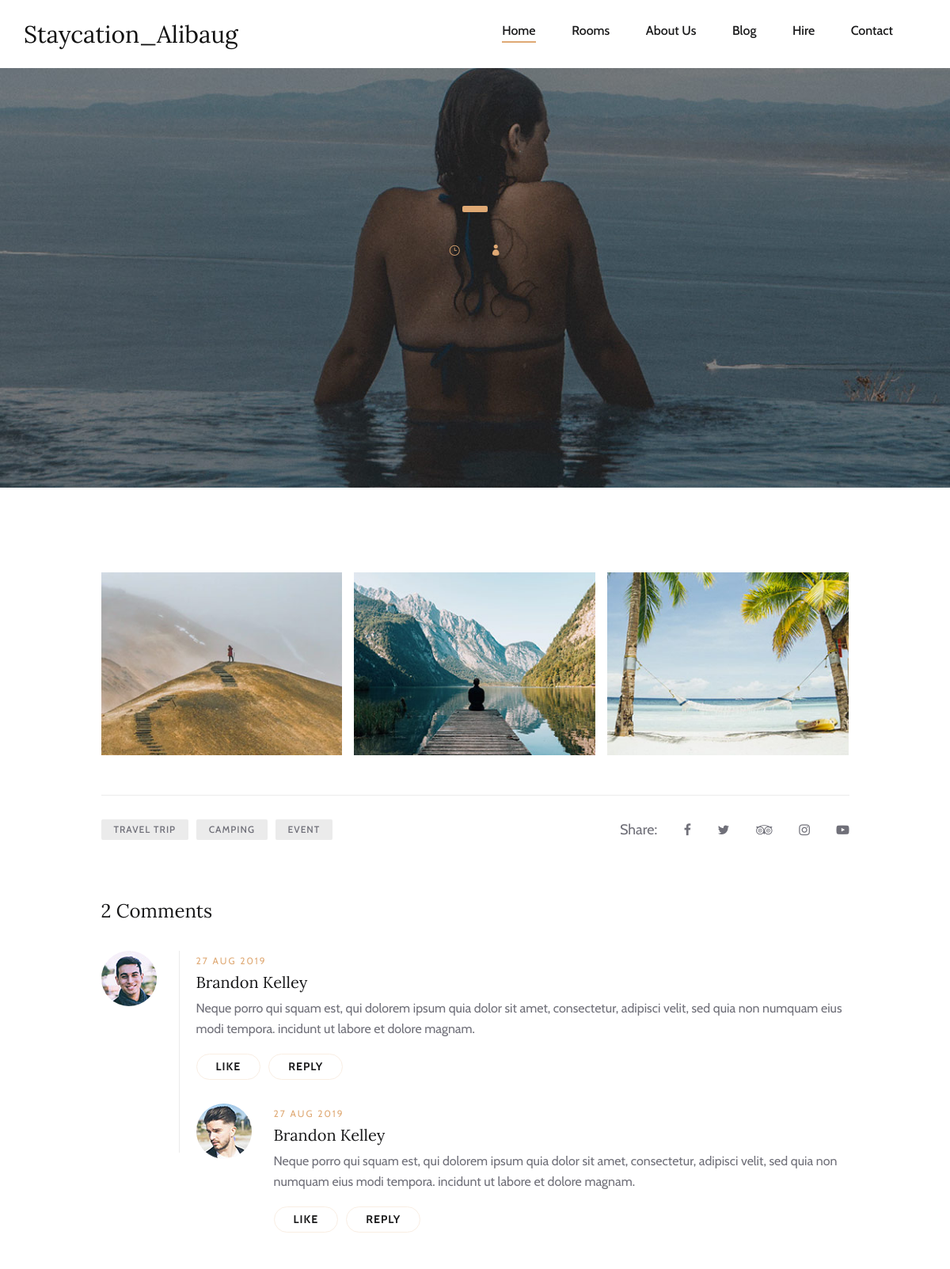
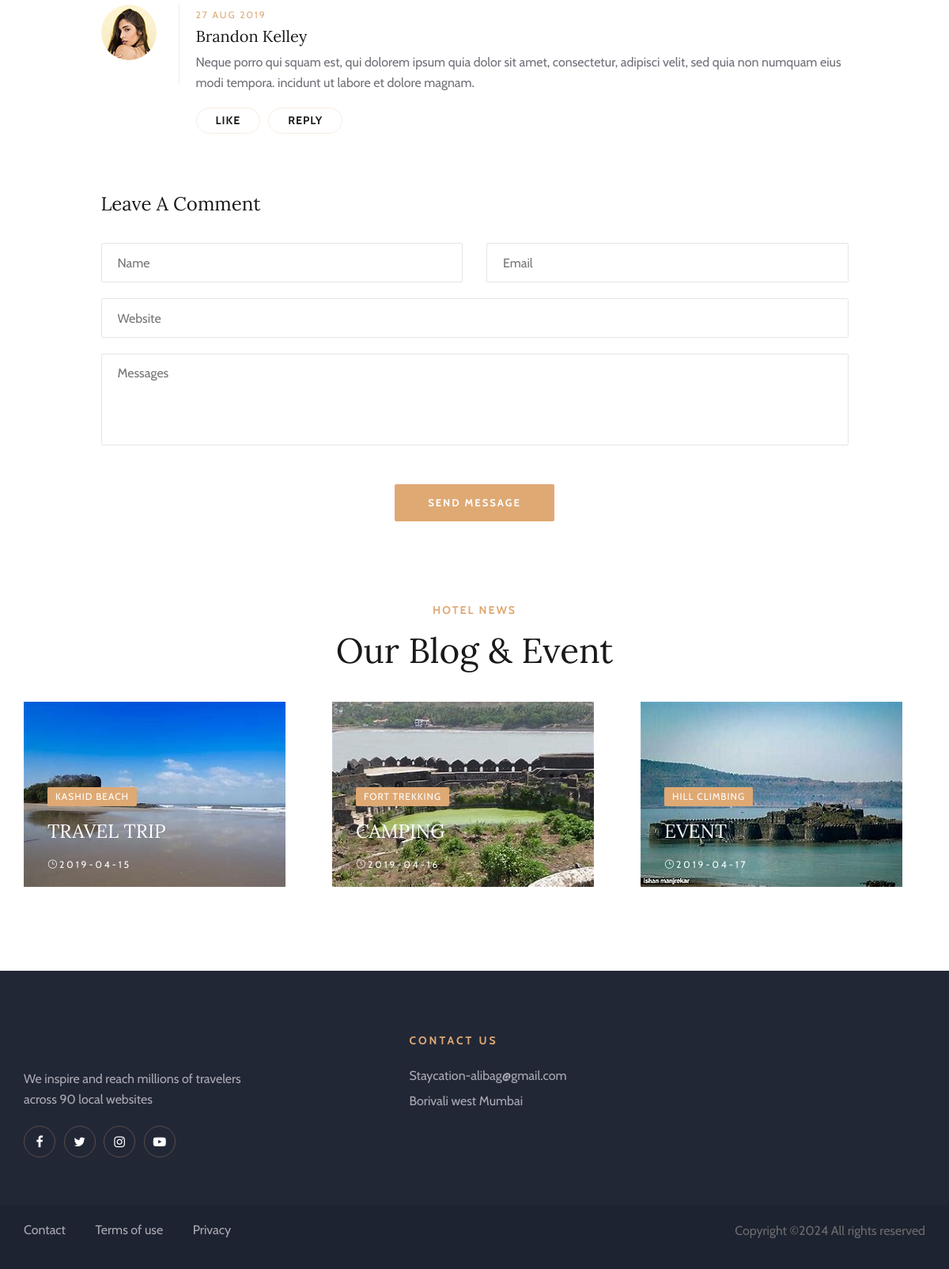
Screenshot of /blog-details.php with the database file from the repository (2 pictures, top to bottom).
### tables this page shows
CREATE TABLE `blog` (
  `id` int(11) NOT NULL,
  `blog_head` varchar(50) NOT NULL,
  `blog_liner` varchar(50) NOT NULL,
  `img` varchar(50) NOT NULL,
  `label` varchar(50) NOT NULL,
  `title` varchar(50) NOT NULL,
  `dt` date NOT NULL,
  `desc1` varchar(1000) NOT NULL,
  `desc2` varchar(1000) NOT NULL,
  `desc3` varchar(1000) NOT NULL,
  `desc4` varchar(1000) NOT NULL,
  `blog_author` varchar(50) NOT NULL
);

### blog-details.php (the view, shortened to what this page needs)
<?php
include('admin/dbconnection.php');
  	$eid=$_GET['editid'];
    $blogsql = "SELECT * FROM blog WHERE id='$eid'";
    $ret=mysqli_query($con,$blogsql);
    $row=mysqli_fetch_array($ret)
?>
<!DOCTYPE html>
<html lang="zxx">
<head>
    <link rel="stylesheet" href="css/bootstrap.min.css" type="text/css">
    <link rel="stylesheet" href="css/font-awesome.min.css" type="text/css">
    <link rel="stylesheet" href="css/elegant-icons.css" type="text/css">
    <link rel="stylesheet" href="css/flaticon.css" type="text/css">
    <link rel="stylesheet" href="css/owl.carousel.min.css" type="text/css">
    <link rel="stylesheet" href="css/nice-select.css" type="text/css">
    <link rel="stylesheet" href="css/jquery-ui.min.css" type="text/css">
    <link rel="stylesheet" href="css/magnific-popup.css" type="text/css">
    <link rel="stylesheet" href="css/slicknav.min.css" type="text/css">
    <link rel="stylesheet" href="css/style.css" type="text/css">
</head>
<body>
    <header class="header-section">
        <div class="menu-item">
            <div class="container">
                <div class="row">
                    <div class="col-lg-2">
                        <div class="logo">
                            <a href="./index.php">
                            <h3>Staycation_Alibaug</h3>
                            </a>
                        </div>
                    </div>
                    <div class="col-lg-10">
                        <div class="nav-menu">
                            <nav class="mainmenu">
                                <ul>
                                <li class="active"><a href="./index.php">Home</a></li>
                                    <li><a href="./rooms.php">Rooms</a></li>
                                    <li><a href="./about-us.php">About Us</a></li>
                                    <li><a href="./blog.php">Blog</a></li>
                                    <li><a href="./pages.php">Hire</a>
                                    </li>
                                    <li><a href="./contact.html">Contact</a></li>
                                </ul>
                            </nav>
                        </div>
                    </div>
                </div>
            </div>
        </div>
    </header>
    <section class="blog-details-hero set-bg" data-setbg="img/blog/blog-details/blog-details-hero.jpg">
        <div class="container">
            <div class="row">
                <div class="col-lg-10 offset-lg-1">
                    <div class="bd-hero-text">
                        <span><?php echo $row['label'];?></span>
                        <ul>
                            <li class="b-time"><i class="icon_clock_alt"></i><?php echo $row['dt'];?></li>
                            <li><i class="icon_profile"></i><?php echo $row['blog_author'];?></li>
                        </ul>
                    </div>
                </div>
            </div>
        </div>
    </section>
    <section class="blog-details-section">
        <div class="container">
            <div class="row">
                <div class="col-lg-10 offset-lg-1">
                    <div class="blog-details-text">
                        <div class="bd-pic">
                            <div class="bp-item">
                                <img src="img/blog/blog-details/blog-details-1.jpg" alt="">
                            </div>
                            <div class="bp-item">
                                <img src="img/blog/blog-details/blog-details-2.jpg" alt="">
                            </div>
                            <div class="bp-item">
                                <img src="img/blog/blog-details/blog-details-3.jpg" alt="">
                            </div>
                        </div>
                        <div class="tag-share">
                            <div class="tags">
                                <a href="#">Travel Trip</a>
                                <a href="#">Camping</a>
                                <a href="#">Event</a>
                            </div>
                            <div class="social-share">
                                <span>Share:</span>
                                <a href="#"><i class="fa fa-facebook"></i></a>
                                <a href="#"><i class="fa fa-twitter"></i></a>
                                <a href="#"><i class="fa fa-tripadvisor"></i></a>
                                <a href="#"><i class="fa fa-instagram"></i></a>
                                <a href="#"><i class="fa fa-youtube-play"></i></a>
                            </div>
                        </div>
                        <div class="comment-option">
                            <h4>2 Comments</h4>
                            <div class="single-comment-item first-comment">
                                <div class="sc-author">
                                    <img src="img/blog/blog-details/avatar/avatar-1.jpg" alt="">
                                </div>
                                <div class="sc-text">
                                    <span>27 Aug 2019</span>
                                    <h5>Brandon Kelley</h5>
                                    <p>Neque porro qui squam est, qui dolorem ipsum quia dolor sit amet, consectetur,
                                        adipisci velit, sed quia non numquam eius modi tempora. incidunt ut labore et
                                        dolore magnam.</p>
                                    <a href="#" class="comment-btn">Like</a>
                                    <a href="#" class="comment-btn">Reply</a>
                                </div>
                            </div>
                            <div class="single-comment-item reply-comment">
                                <div class="sc-author">
                                    <img src="img/blog/blog-details/avatar/avatar-2.jpg" alt="">
                                </div>
                                <div class="sc-text">
                                    <span>27 Aug 2019</span>
                                    <h5>Brandon Kelley</h5>
                                    <p>Neque porro qui squam est, qui dolorem ipsum quia dolor sit amet, consectetur,
                                        adipisci velit, sed quia non numquam eius modi tempora. incidunt ut labore et
                                        dolore magnam.</p>
                                    <a href="#" class="comment-btn like-btn">Like</a>
                                    <a href="#" class="comment-btn reply-btn">Reply</a>
                                </div>
                            </div>
                            <div class="single-comment-item second-comment ">
                                <div class="sc-author">
                                    <img src="img/blog/blog-details/avatar/avatar-3.jpg" alt="">
                                </div>
                                <div class="sc-text">
                                    <span>27 Aug 2019</span>
                                    <h5>Brandon Kelley</h5>
                                    <p>Neque porro qui squam est, qui dolorem ipsum quia dolor sit amet, consectetur,
                                        adipisci velit, sed quia non numquam eius modi tempora. incidunt ut labore et
                                        dolore magnam.</p>
                                    <a href="#" class="comment-btn">Like</a>
                                    <a href="#" class="comment-btn">Reply</a>
                                </div>
                            </div>
                        </div>
                        <div class="leave-comment">
                            <h4>Leave A Comment</h4>
                            <form action="#" class="comment-form">
                                <div class="row">
                                    <div class="col-lg-6">
                                        <input type="text" placeholder="Name">
                                    </div>
                                    <div class="col-lg-6">
                                        <input type="text" placeholder="Email">
                                    </div>
                                    <div class="col-lg-12 text-center">
                                        <input type="text" placeholder="Website">
                                        <textarea placeholder="Messages"></textarea>
                                        <button type="submit" class="site-btn">Send Message</button>
                                    </div>
                                </div>
                            </form>
                        </div>
                    </div>
                </div>
            </div>
        </div>
    </section>
    <?php
    $query = "SELECT * FROM blog";
    $query_run = mysqli_query($con, $query);
    if (mysqli_num_rows($query_run) >0){ ?>
    <section class="blog-section spad">
        <div class="container">
            <div class="row">
                <div class="col-lg-12">
                    <div class="section-title">
                        <span>Hotel News</span>
                        <h2>Our Blog & Event</h2>
                    </div>
                </div>
            </div>
            <div class="row">
            <?php foreach ($query_run as $row){ ?>
                <div class="col-lg-4 mobil">
                    <div class="blog-item"><img src="<?php echo $row['img'];?>" alt="">
                        <div class="bi-text">
                            <span class="b-tag"><?php echo $row['label'];?></span>
                            <h4><a href="blog-details.php?editid=<?php echo htmlentities ($row['id']);?>"><?php echo $row['title'];?></a></h4>
                            <div class="b-time"><i class="icon_clock_alt"></i><?php echo $row['dt'];?></div>
                        </div>
                    </div>
                </div>
                <?php }
                ?>
                </div>
            </div>
    </section>
    <?php }
    else
    {
        echo 'No record found';
    }
    ?>
    <footer class="footer-section">
        <div class="container">
            <div class="footer-text">
                <div class="row">
                    <div class="col-lg-4">
                        <div class="ft-about">
                            <div class="logo">
                            </div>
                            <p>We inspire and reach millions of travelers<br /> across 90 local websites</p>
                            <div class="fa-social">
                                <a href="#"><i class="fa fa-facebook"></i></a>
                                <a href="#"><i class="fa fa-twitter"></i></a>
                                <a href="#"><i class="fa fa-instagram"></i></a>
                                <a href="#"><i class="fa fa-youtube-play"></i></a>
                            </div>
                        </div>
                    </div>
                    <div class="col-lg-3 offset-lg-1">
                        <div class="ft-contact">
                            <h6>Contact Us</h6>
                            <ul>
                                <li>Staycation-alibag@gmail.com</li>
                                <li>Borivali west Mumbai</li>
                            </ul>
                        </div>
                    </div>
                </div>
            </div>
        </div>
        <div class="copyright-option">
            <div class="container">
                <div class="row">
                    <div class="col-lg-7">
                        <ul>
                            <li><a href="./contact.php">Contact</a></li>
                            <li><a href="#">Terms of use</a></li>
                            <li><a href="#">Privacy</a></li>
                        </ul>
                    </div>
                    <div class="col-lg-5">
                        <div class="co-text"><p>
  Copyright &copy;<script>document.write(new Date().getFullYear());</script> All rights reserved</a>
  </p></div>
                    </div>
                </div>
            </div>
        </div>
    </footer>
</body>
</html>

### rows the page displays
blog: shows a picture, label "KASHID BEACH", title "TRAVEL TRIP", dt "2019-04-15"
blog: shows a picture, label "FORT TREKKING", title "CAMPING", dt "2019-04-16"
blog: shows a picture, label "HILL CLIMBING", title "EVENT", dt "2019-04-17"
